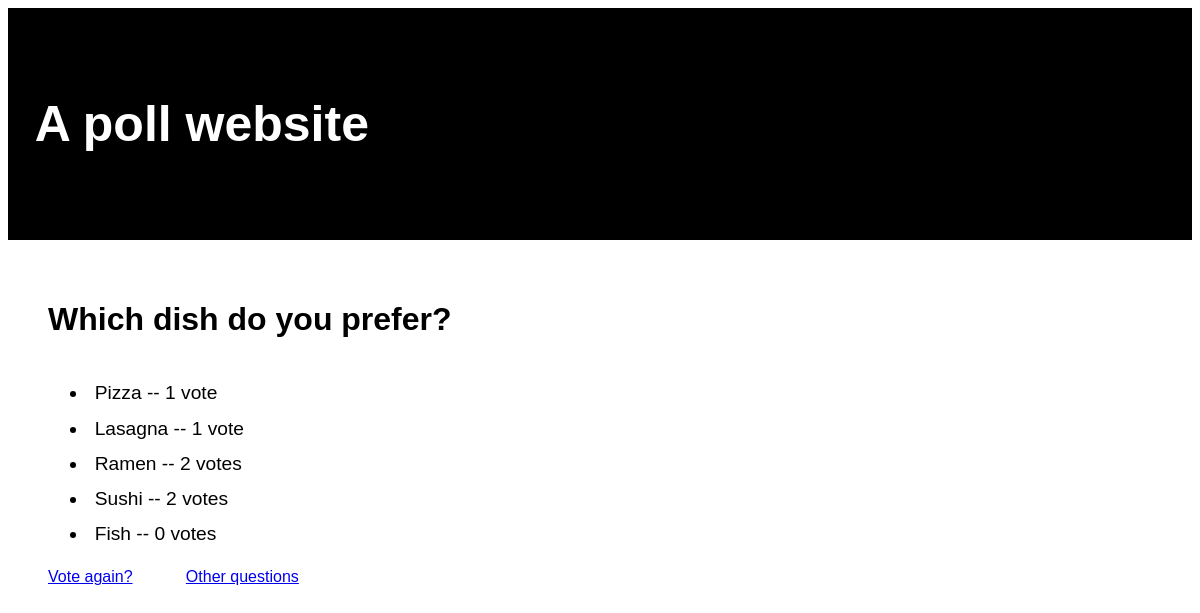
Screenshot of /polls/8/results/ with the database file from the repository.
### polls/models.py (models this page shows, shortened)
class Question(models.Model):
    question_text = models.CharField(max_length=200)
    pub_date = models.DateTimeField('date published')
    """
    With the way category is used in this project, one-to-one mapping
    would suffice since every question is only given one category.
    This could be extended with multiple categories and sub-categories though,
    hence ForeignKey is used here.
    """
    question_category = models.ForeignKey(Category, null=True, blank=True, default='', on_delete=models.SET_DEFAULT)

class Choice(models.Model):
    question = models.ForeignKey(Question, on_delete=models.CASCADE)
    choice_text = models.CharField(max_length=200)
    votes = models.IntegerField(default=0)

### polls/views.py (the view)
# urls.py: path('<int:pk>/results/', views.ResultsView.as_view(), name='results'),
class ResultsView(generic.DetailView):
    model = Question
    template_name = 'polls/results.html'

### polls/templates/polls/results.html
<html>
  {% load static %}
  <link
    rel="stylesheet"
    type="text/css"
    href="{% static 'polls/style.css' %}"
  />
  <head> </head>
  <body>
    <div class="header">
      <h1>A poll website</h1>
    </div>
    <div class="container">
      <h1>{{ question.question_text }}</h1>
      <ul>
        {% for choice in question.choice_set.all %}
        <li>
          {{ choice.choice_text }} -- {{ choice.votes }}
          vote{{choice.votes|pluralize }}
        </li>
        {% endfor %}
      </ul>
      <div class="linkrow">
        <a href="{% url 'polls:detail' question.id %}">Vote again?</a>
        <a href="{% url 'polls:index' %}">Other questions</a>
      </div>
    </div>
  </body>
</html>

### polls/static/polls/style.css (style rules this page uses)
.header { padding-top: 40pt; padding-bottom: 40pt; text-align: start; background: black; color: white; font-size: 30px; padding-left: 20pt; }
.header h1 { font-size: 50px; }
body { font-family: Arial, Helvetica, sans-serif; }
li { padding: 5pt; font-size: larger; }
h1 { font-size: xx-large; font-weight: bold; }
.container { display: flex; flex-direction: column; padding: 30pt; }
.linkrow { display: flex; flex-direction: row; gap: 40pt; }
:root { --form-control-color: #be8476; }
*, *:before, *:after { box-sizing: border-box; }

### rows the page displays
Question: question_text "Which dish do you prefer?"
Choice: choice_text "Pizza", votes "1"
Choice: choice_text "Lasagna", votes "1"
Choice: choice_text "Ramen", votes "2"
Choice: choice_text "Sushi", votes "2"
Choice: choice_text "Fish", votes "0"
